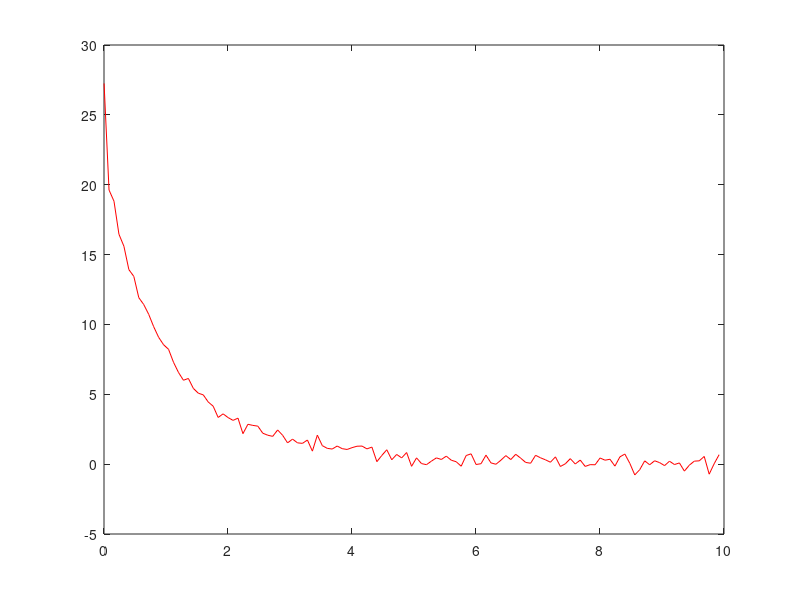
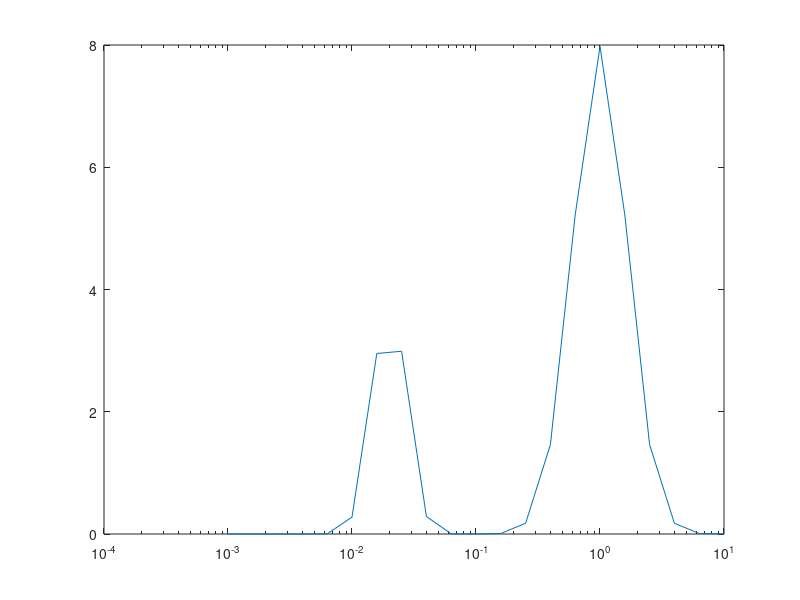

MATLAB code for these plots, in order: (Note: this script raises an error after producing the figures.)
% Programm MULTIEXP to produce Multi exponential data 
% or process them by Laplace inversion with a regularization function
clear all;
tempsrelax = exp((-3 : 0.2 : 1)*log(10));
sigma1 = 0.5;
mu1 = 1;
amp1 = 10;
sigma2 = 0.3;
mu2 = 0.02;
amp2 = 3;
alpha = 10^5;
distribution= amp1*(1/(sigma1*sqrt(2*pi))*exp(-(log(tempsrelax)-log(mu1)).^2/(2*sigma1^2)))+amp2*(1/(sigma2*sqrt(2*pi))*exp(-(log(tempsrelax)-log(mu2)).^2/(2*sigma2^2)));
temps = 0.001 : 0.08 : 10;
taille = size(temps);
for m = 1 : taille(2)
signal(m) = sum(distribution.*exp(-tempsrelax.^(-1)*temps(m)));
end

figure
% plot(temps,signal)
ampmax = max(signal);
bruit = ampmax/100*randn(1,taille(2));
signal = signal + bruit;
% hold on
plot(temps,signal,'r')
% hold off
rel = size(tempsrelax);
tp = size(temps);
figure

semilogx(tempsrelax,distribution)

signalplus = zeros(1,rel(2));
signal=[signal signalplus]
Matriceelt = zeros(tp(2)+rel(2),rel(2));

for k = 1 : tp(2)
    for l = 1 : rel(2)
        Matriceelt(k,l) = exp(-temps(k)/tempsrelax(l));
    end;
end;

for k = 1 : rel(2)
    Matriceelt(tp(2)+k,k) = alpha;
end
    
taille=size(Matriceelt);
x0 = zeros(1,taille(2));
% for t =1:10
    x = lsqnonneg(Matriceelt,signal',x0);
    x0=x;
   
figure
semilogx(tempsrelax,distribution)
hold on
    semilogx(tempsrelax,x)
    axis([0.001,1000,min(x),max(x)])
    hold off
% % end;



hold off
